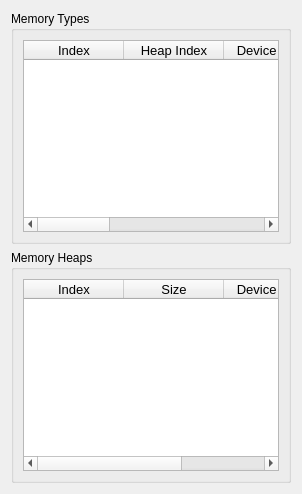
        <widget class="QWidget" name="tab_5">
         <attribute name="title">
          <string>Memory</string>
         </attribute>
         <layout class="QVBoxLayout" name="verticalLayout_43">
          <item>
           <widget class="QGroupBox" name="groupBox_5">
            <property name="title">
             <string>Memory Types</string>
            </property>
            <layout class="QVBoxLayout" name="verticalLayout_41">
             <item>
              <layout class="QVBoxLayout" name="verticalLayout_39">
               <item>
                <widget class="QTreeWidget" name="memoryTypesWidget">
                 <property name="font">
                  <font>
                   <pointsize>10</pointsize>
                  </font>
                 </property>
                 <column>
                  <property name="text">
                   <string>Index</string>
                  </property>
                  <property name="textAlignment">
                   <set>AlignCenter</set>
                  </property>
                 </column>
                 <column>
                  <property name="text">
                   <string>Heap Index</string>
                  </property>
                  <property name="textAlignment">
                   <set>AlignCenter</set>
                  </property>
                 </column>
                 <column>
                  <property name="text">
                   <string>Device Local</string>
                  </property>
                  <property name="textAlignment">
                   <set>AlignCenter</set>
                  </property>
                 </column>
                 <column>
                  <property name="text">
                   <string>Host Visible</string>
                  </property>
                  <property name="textAlignment">
                   <set>AlignCenter</set>
                  </property>
                 </column>
                 <column>
                  <property name="text">
                   <string>Host Coherent</string>
                  </property>
                  <property name="textAlignment">
                   <set>AlignCenter</set>
                  </property>
                 </column>
                 <column>
                  <property name="text">
                   <string>Host Cached</string>
                  </property>
                  <property name="textAlignment">
                   <set>AlignCenter</set>
                  </property>
                 </column>
                 <column>
                  <property name="text">
                   <string>Lazily Allocated</string>
                  </property>
                  <property name="textAlignment">
                   <set>AlignCenter</set>
                  </property>
                 </column>
                 <column>
                  <property name="text">
                   <string>-</string>
                  </property>
                  <property name="background">
                   <color alpha="0">
                    <red>0</red>
                    <green>0</green>
                    <blue>0</blue>
                   </color>
                  </property>
                  <property name="foreground">
                   <brush brushstyle="NoBrush">
                    <color alpha="0">
                     <red>0</red>
                     <green>0</green>
                     <blue>0</blue>
                    </color>
                   </brush>
                  </property>
                 </column>
                </widget>
               </item>
              </layout>
             </item>
            </layout>
           </widget>
          </item>
          <item>
           <widget class="QGroupBox" name="groupBox_6">
            <property name="title">
             <string>Memory Heaps</string>
            </property>
            <layout class="QVBoxLayout" name="verticalLayout_42">
             <item>
              <layout class="QVBoxLayout" name="verticalLayout_40">
               <item>
                <widget class="QTreeWidget" name="memoryHeapsWidget">
                 <property name="font">
                  <font>
                   <pointsize>10</pointsize>
                  </font>
                 </property>
                 <column>
                  <property name="text">
                   <string>Index</string>
                  </property>
                  <property name="textAlignment">
                   <set>AlignCenter</set>
                  </property>
                 </column>
                 <column>
                  <property name="text">
                   <string>Size</string>
                  </property>
                  <property name="textAlignment">
                   <set>AlignCenter</set>
                  </property>
                 </column>
                 <column>
                  <property name="text">
                   <string>Device Local</string>
                  </property>
                  <property name="textAlignment">
                   <set>AlignCenter</set>
                  </property>
                 </column>
                 <column>
                  <property name="text">
                   <string>-</string>
                  </property>
                  <property name="background">
                   <color alpha="0">
                    <red>0</red>
                    <green>0</green>
                    <blue>0</blue>
                   </color>
                  </property>
                  <property name="foreground">
                   <brush brushstyle="NoBrush">
                    <color alpha="0">
                     <red>0</red>
                     <green>0</green>
                     <blue>0</blue>
                    </color>
                   </brush>
                  </property>
                 </column>
                </widget>
               </item>
              </layout>
             </item>
            </layout>
           </widget>
          </item>
         </layout>
        </widget>
